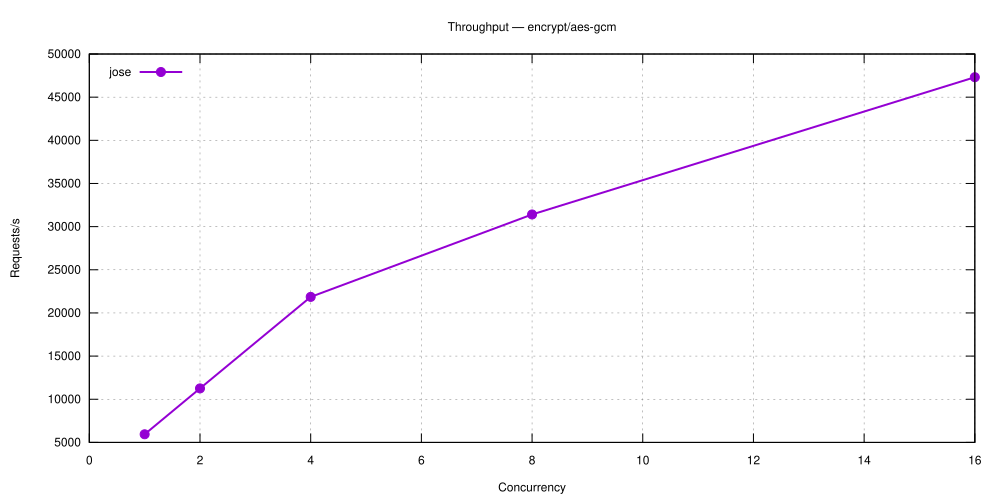

Write the gnuplot code that produced this figure.
set terminal svg size 1000,500 enhanced font 'Helvetica,12'
set output 'encrypt_aes-gcm.svg'
set title 'Throughput — encrypt/aes-gcm'
set grid
set xlabel 'Concurrency'
set ylabel 'Requests/s'
set key top left
plot 'encrypt_aes-gcm-5.29.0-jose.dat' using 1:2 with linespoints lw 2 pt 7 title 'jose'
